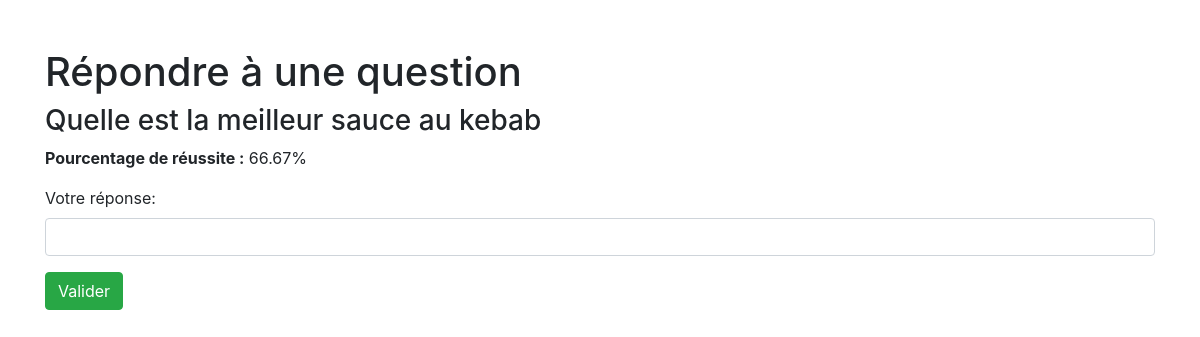
/repondre_question.php?id=4, run on the app's committed database.
### tables this page shows
CREATE TABLE IF NOT EXISTS `questions` (
  `id` int NOT NULL AUTO_INCREMENT,
  `question` text NOT NULL,
  `reponse_attendue` varchar(255) NOT NULL,
  `message_succes` text NOT NULL,
  `message_mauvaise_reponse` text NOT NULL,
  `taux_reussite` decimal(5,2) DEFAULT '0.00',
  `total_reponses` int DEFAULT '0',
  `bonnes_reponses` int DEFAULT '0',
  PRIMARY KEY (`id`)
);

### repondre_question.php (the view, shortened to what this page needs)
<?php
include('db.php');
if (isset($_GET['id'])) {
    $id = $_GET['id'];
    $sql = "SELECT * FROM questions WHERE id = :id";
    $stmt = $pdo->prepare($sql);
    $stmt->execute([':id' => $id]);
    $question = $stmt->fetch();
    $taux_reussite = ($question['total_reponses'] > 0) ? ($question['bonnes_reponses'] / $question['total_reponses']) * 100 : 0;
}
?>
<!DOCTYPE html>
<html lang="fr">
<head>
    <link rel="stylesheet" href="https://maxcdn.bootstrapcdn.com/bootstrap/4.5.2/css/bootstrap.min.css">
</head>
<body>
    <div class="container">
        <h1 class="mt-5">Répondre à une question</h1>
        <?php if (isset($question)): ?>
            <h3><?php echo htmlspecialchars($question['question']); ?></h3>
            <p><strong>Pourcentage de réussite :</strong> <?php echo number_format($taux_reussite, 2); ?>%</p>
            <form action="repondre_question.php?id=<?php echo $question['id']; ?>" method="post">
                <div class="form-group">
                    <label for="reponse_utilisateur">Votre réponse:</label>
                    <input type="text" id="reponse_utilisateur" name="reponse_utilisateur" class="form-control" required>
                </div>
                <button type="submit" class="btn btn-success">Valider</button>
            </form>
        <?php endif; ?>
    </div>
</body>
</html>

### data on the page
questions: question "Quelle est la meilleur sauce au kebab", taux_reussite "66.67"
